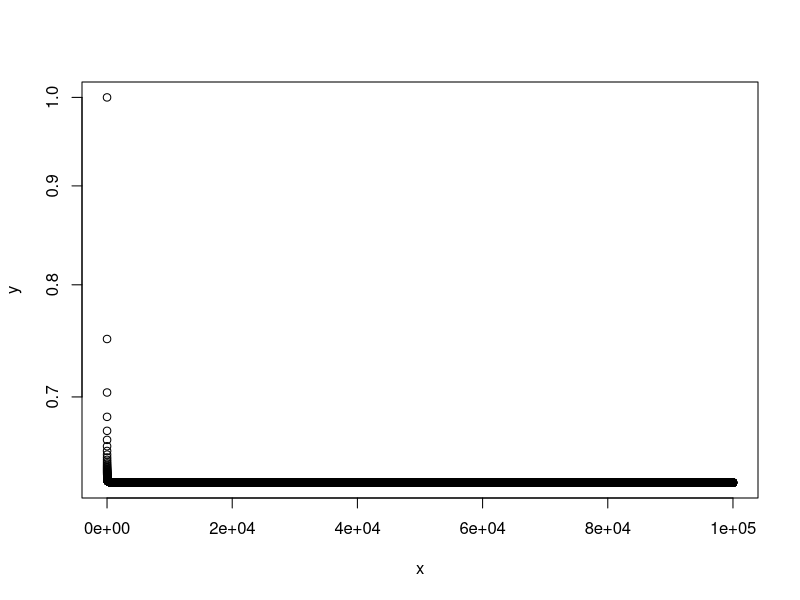

Write the R code that produced this figure.
x = 1:100000
y = 1 - (1 - 1/x)^x
plot(x, y, log = 'y')


store = rep(NA, 10000)
for(i in 1:10000){
  store[i] = sum(sample(1:100, rep = TRUE)==4)>0
}
mean(store)
